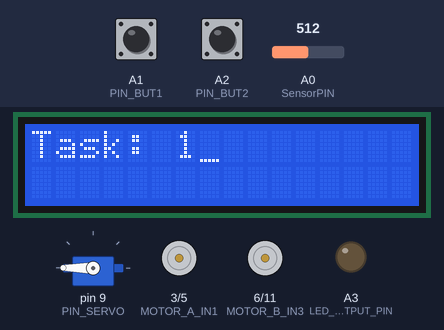
Simulated run of this sketch. Board: Arduino Uno, built with avr-gcc and run on an emulated ATmega328P. On the bench: servo, 16×2 character LCD, motor-driver pin pairs drawn as motors (green arrow = first pin HIGH = forward, orange = second pin HIGH = backward, longer = more drive), output pins drawn as LEDs (lit = HIGH). The test bench sets the inputs (shaded band); at power-on: A2 (PIN_BUT2) HIGH, A0 (SensorPIN) = 512, A1 (PIN_BUT1) HIGH. What the sketch prints to the serial monitor is not drawn.

Above: at 1.2 s.
1.3 s: A2 (PIN_BUT2) pulled LOW for 0.15 s
At 2.2 s:
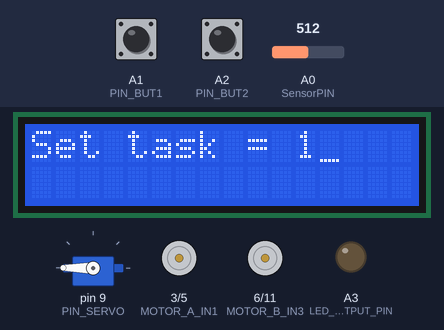
4.3 s: A0 (SensorPIN) set to 683
6.5 s: A0 (SensorPIN) set to 716
At 9.4 s:
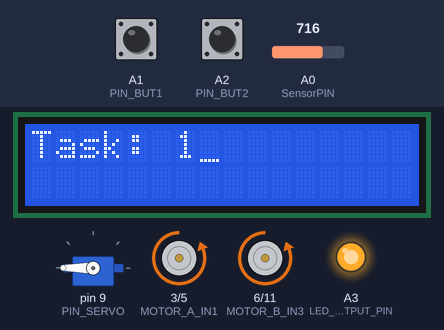
9.5 s: A1 (PIN_BUT1) pulled LOW for 3.2 s
At 11.4 s:
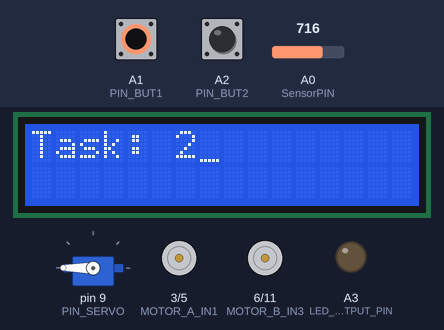
14.2 s: A1 (PIN_BUT1) pulled LOW for 0.15 s
At 15.4 s:
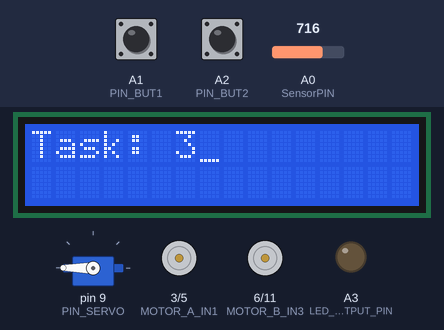
15.8 s: A2 (PIN_BUT2) pulled LOW for 1 s
At 16.8 s:
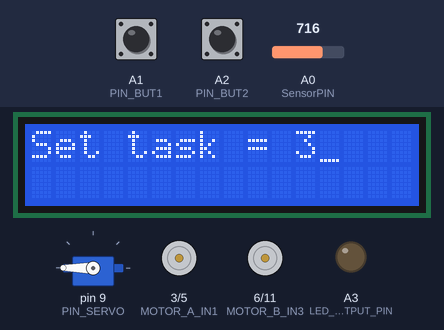
Timing chart, 0 to 18.8 s (numbered marks = the images above; inputs shaded):
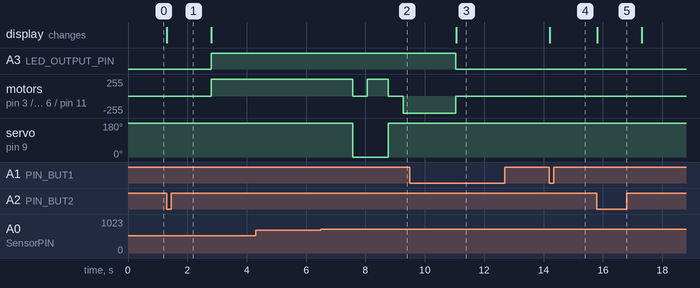

The sketch:

marker_robot.ino
```cpp
#include <Servo.h>
#include <LiquidCrystal.h>

// Пины
#define MOTOR_A_IN1 3
#define MOTOR_A_IN2 5
#define MOTOR_B_IN3 6
#define MOTOR_B_IN4 11
#define PIN_SERVO 9
#define PIN_BUT1 A1
#define PIN_BUT2 A2
#define PIN_PORTB 2
#define LED_OUTPUT_PIN A3
#define SensorPIN A0 // фоторезистор
#define PIN_PORTA A4

// Дополнительные настройки
#define MAX_TASK 6
#define DISPLAY_DELAY 1500  // Задержка показа сообщения
#define SERVO_UP 180 // сервопривод вверх
#define SERVO_DOWN 0 // сервопривод вниз

// Константы скорости
#define MIN_SPEED 40     // минимальная скорость 40%
#define SPEED_STEP 10    // шаг изменения скорости

// Настройка отладки
#define DEBUG_OUTPUT 1   // 1 - включить вывод в Serial, 0 - выключить

// Переменные
byte task = 1; // для выбора задачи
byte ActiveTask = 0; // активная задача
unsigned long lastPressTime1 = 0;
unsigned long lastPressTime2 = 0;
const unsigned long debounceTime = 200;
bool button1Active = false; // Флаг активности кнопки 1
bool button2Active = false; // Флаг активности кнопки 2
bool isMove = false; // флаг включения мотора
bool isTask = false; // задание выполняется
bool lineDetected = false; // обнаружение линии
byte minMoveTime = 71; // минимальное время движения в мс
byte step = 0; // шаги выполнения задания
unsigned int light_sensor = 0; // датчик фоторезистор
unsigned int light_set = 700; // пороговое значение датчика
unsigned long startTime; // для отсчета времени

Servo servo;
// Пины для LCD (RS, E, D4, D5, D6, D7)
LiquidCrystal lcd(7, 8, 10, 12, 13, 4);

void setup() {
  // Настройка пинов
  pinMode(MOTOR_A_IN1, OUTPUT);
  pinMode(MOTOR_A_IN2, OUTPUT);
  pinMode(MOTOR_B_IN3, OUTPUT);
  pinMode(MOTOR_B_IN4, OUTPUT);
  stopMotors();

  pinMode(PIN_BUT1, INPUT_PULLUP);
  pinMode(PIN_BUT2, INPUT_PULLUP);
  pinMode(PIN_PORTB, INPUT_PULLUP);
  pinMode(LED_OUTPUT_PIN, OUTPUT);
  digitalWrite(LED_OUTPUT_PIN, LOW);

  Serial.begin(9600);

  servo.attach(PIN_SERVO);
  servo.write(SERVO_UP);

  // Инициализация LCD (16x2)
  lcd.begin(16, 2);

  // Вывод начального значения
  updateDisplay();
}

void loop() {

  // Обработка кнопки 1
  if (digitalRead(PIN_BUT1) == LOW) {
    // Кнопка нажата
    if (!button1Active) {
      // Если кнопка еще не была активна
      if (millis() - lastPressTime1 > debounceTime) {
        task++;
        if (task > 6) task = 1;
        #if DEBUG_OUTPUT
        Serial.print("Button 1 pressed. Task: ");
        Serial.println(task);
        #endif
        updateDisplay();
        lastPressTime1 = millis();
        button1Active = true; // Помечаем кнопку как активную
      }
    }
  } else {
    // Кнопка отпущена
    button1Active = false;
  }

  // Обработка кнопки 2
  if (digitalRead(PIN_BUT2) == LOW) {
    if (!button2Active) {
      if (millis() - lastPressTime2 > debounceTime) {
        #if DEBUG_OUTPUT
		Serial.println("Button 2 pressed");
        #endif
        if (!isTask) {
			lcd.clear();
			lcd.print("Set task = ");
			lcd.print(task);
			delay(1500);
			updateDisplay();
			lastPressTime2 = millis();
			button2Active = true;
			ActiveTask = task;
		}
      }
    }
  } else {
    button2Active = false;
  }

  //--------- выбор задания от 1 до 6-------------


  switch (ActiveTask) {

		case 1:
		isTask = true; // выполнение задания
		digitalWrite(LED_OUTPUT_PIN, HIGH); // включить светодиод
		while (isTask) {
			if (step == 0) {
				setForward();
				step++;
			}

			if (step == 1) {
			light_sensor = analogRead(SensorPIN);
				// пересечение
				if (light_sensor < light_set && !lineDetected) {
					lineDetected = true;
				}
				// выход из черной линии
				if (light_sensor > light_set && lineDetected) {
					lineDetected = false;
					startTime = millis();
					step++;
				}
			}

			if (step == 2) {
				if (millis() - startTime >= minMoveTime*15) {
					stopMotors();
					step++;
					servo.write(SERVO_DOWN);   // опустили маркер
					delay(500);
				}
			}

			if (step == 3) {
				setForward();
				startTime = millis();
				step++;
			}

			if (step == 4) {
				if (millis() - startTime >= minMoveTime*10) {
					stopMotors();
					step++;
					servo.write(SERVO_UP);   // подняли маркер
					delay(500);
					setBackward(); // поехали назад
					startTime = millis();
				}
			}

			if (step == 5) {
				if (millis() - startTime >= minMoveTime*25) {
					stopMotors();
					step++;
					isTask =false; // Закончили задание!
				}
			}

		}
		digitalWrite(LED_OUTPUT_PIN, LOW); // выключить светодиод
		ActiveTask = 0;
		step = 0;
		break;


		case 2:

		break;

		case 3:

		break;

		case 4:

		break;

		case 5:

		break;

		case 6:

		break;

  }

}


void setForward() {
    stopMotors();
    setMotor(MOTOR_A_IN1, MOTOR_A_IN2, 100, 1);
    setMotor(MOTOR_B_IN3, MOTOR_B_IN4, 100, 1);
	isMove = true;
}

void setBackward() {
    stopMotors();
    setMotor(MOTOR_A_IN1, MOTOR_A_IN2, 100, 0);
    setMotor(MOTOR_B_IN3, MOTOR_B_IN4, 100, 0);
    isMove = true;
}


void setMotor(uint8_t pin1, uint8_t pin2, uint8_t spd, bool fwd) {
  spd = min(spd, 100);
  uint8_t pwm = map(spd, 0, 100, 0, 255);

  if (spd == 0) {
    analogWrite(pin1, 0);
    analogWrite(pin2, 0);
  } else if (fwd) {
    analogWrite(pin1, pwm);
    analogWrite(pin2, 0);
  } else {
    analogWrite(pin1, 0);
    analogWrite(pin2, pwm);
  }
}

void stopMotors() {
  analogWrite(MOTOR_A_IN1, 0);
  analogWrite(MOTOR_A_IN2, 0);
  analogWrite(MOTOR_B_IN3, 0);
  analogWrite(MOTOR_B_IN4, 0);
  isMove = false;
}


void updateDisplay() {
  lcd.clear();
  lcd.print("Task: ");
  lcd.print(task);
  lcd.cursor(); // Включаем курсор
}

void showSetTask() {
  lcd.clear();
  lcd.print("Set task = ");
  lcd.print(task);
  delay(DISPLAY_DELAY); // Показываем сообщение
  updateDisplay(); // Возвращаемся к обычному отображению
}
```

Measured:
- the behaviour switches between 700 and 701 on A0 (SensorPIN) (found by bisection; images 1 and 2)
- after the input at 1.3 s, A3 (LED_OUTPUT_PIN): LOW → HIGH after 1.5 s; motor on pin 3 (MOTOR_A_IN1) / pin 5 (MOTOR_A_IN2), motor on pin 6 (MOTOR_B_IN3) / pin 11 (MOTOR_B_IN4): stopped → forward 255/255 after 1.5 s; the display: changes at once (image 1)
- after the input at 4.3 s, every drawn part: stays the same
- after the input at 6.5 s, motor on pin 3 (MOTOR_A_IN1) / pin 5 (MOTOR_A_IN2), motor on pin 6 (MOTOR_B_IN3) / pin 11 (MOTOR_B_IN4): forward 255/255 → stopped after 1.1 s, → forward 255/255 0.50 s later, → stopped 0.71 s later, → backward 255/255 0.50 s later; servo on pin 9 (PIN_SERVO): 180° → 0° after 1.1 s, → 180° 1.2 s later
- after the input at 9.5 s, the display: changes after 1.6 s (image 3)
- after the input at 14.2 s, the display: changes at once (image 4)
- after the input at 15.8 s, the display: changes at once (image 5)
